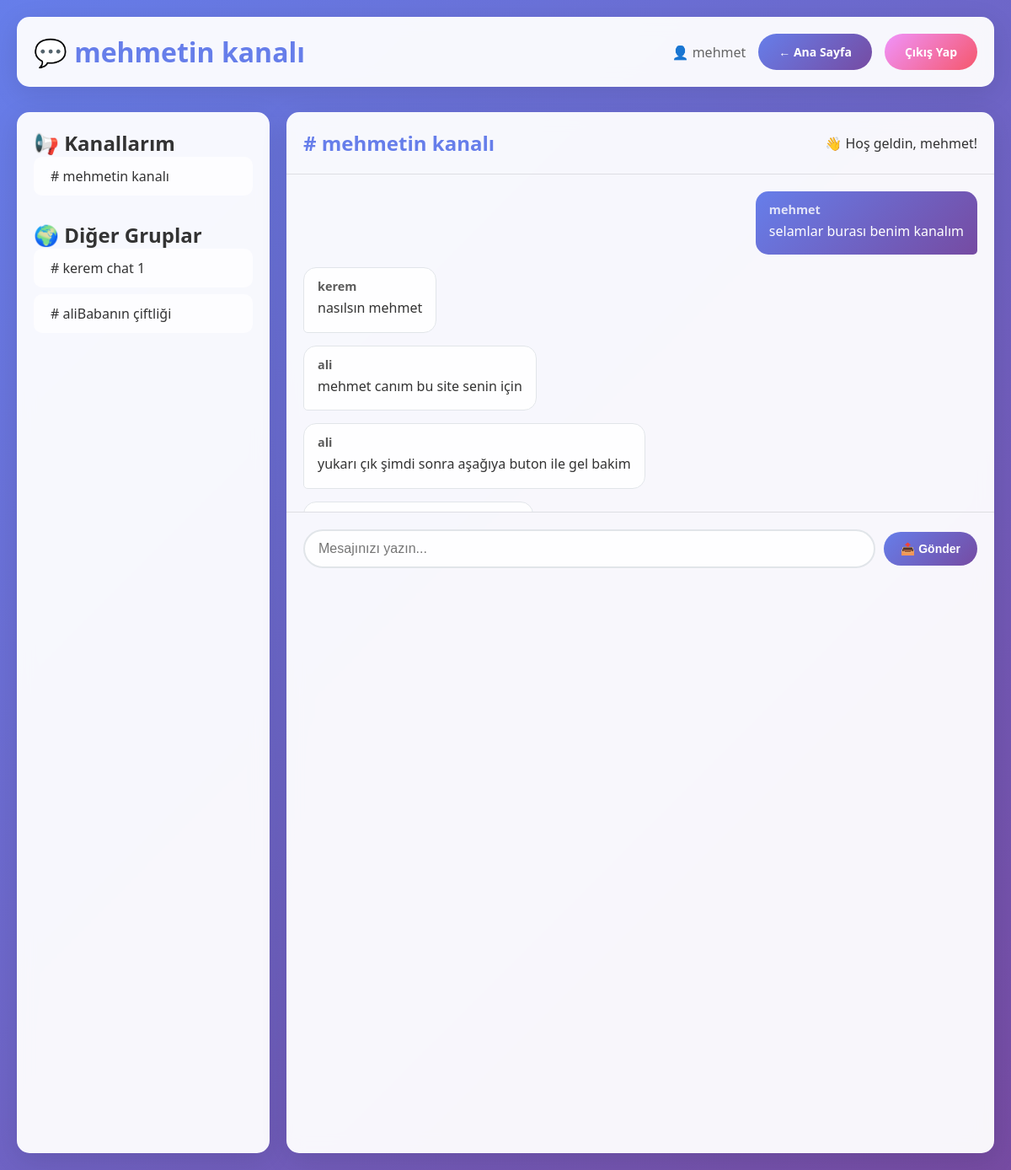
Page /chat/2 (signed in) on the committed database.
### models.py (models this page shows, shortened)
class Group(db.Model):
    id = db.Column(db.Integer, primary_key=True)
    name = db.Column(db.String(100), nullable=False)
    members = db.relationship('User', secondary=user_group, back_populates='groups')
    messages = db.relationship('Message', backref='group', lazy=True)

class User(db.Model):
    id = db.Column(db.Integer, primary_key=True)
    username = db.Column(db.String(150), unique=True, nullable=False)
    email = db.Column(db.String(150), unique=True, nullable=False)
    password = db.Column(db.String(60), nullable=False)
    groups = db.relationship('Group', secondary=user_group, back_populates='members')

class Message(db.Model):
    id = db.Column(db.Integer, primary_key=True)
    content = db.Column(db.Text, nullable=False)
    user_id = db.Column(db.Integer, db.ForeignKey('user.id'), nullable=False)
    group_id = db.Column(db.Integer, db.ForeignKey('group.id'), nullable=False)
    author = db.relationship('User', backref='messages')

### routes.py (the view)
@main.route('/chat/<int:group_id>', methods=['GET'])
def chat(group_id):
    if 'user_id' in session:
        try:
            print(f"Session user_id: {session['user_id']}")
            print(f"Requested group_id: {group_id}")
            group = Group.query.get_or_404(group_id)
            print(f"Found group: {group.name}")
            user = User.query.get(session['user_id'])
            if not user:
                print("User not found in database")
                return jsonify({"message": "User not found", "success": False}), 404
            print(f"Found user: {user.username}")
            other_groups = [g for g in Group.query.all() if g.id != group.id]
            return render_template('group.html', group=group, user=user, other_groups=other_groups)
        except Exception as e:
            print(f"Error in chat route: {str(e)}")
            return jsonify({"message": f"Error: {str(e)}", "success": False}), 500
    else:
        print("No user_id in session")
        return jsonify({"message": "Unauthorized - No session", "success" : False}), 401

### templates/group.html (shortened to what this page needs)
<!DOCTYPE html>
<html lang="en">
<head>
    <link rel="stylesheet" href="/static/css/main.css">
    <link rel="stylesheet" href="/static/css/chat.css">
</head>
<body>
    <div class="container fade-in">
        <div class="header">
            <h1>💬 {{ group.name }}</h1>
            <div class="user-info">
                <p>👤 {{ user.username }}</p>
                <a href="/" class="btn">← Ana Sayfa</a>
                <a href="/logout" class="btn btn-secondary">Çıkış Yap</a>
            </div>
        </div>
        <div class="chat-container">
            <div class="chat-sidebar">
                <h2>📢 Kanallarım</h2>
                <ul class="channel-list">
                    {% for user_group in user.groups %}
                    <li class="channel-item {% if user_group.id == group.id %}active{% endif %}">
                        <a href="/chat/{{ user_group.id }}"># {{ user_group.name }}</a>
                    </li>
                    {% endfor %}
                </ul>
                <div style="margin-top: 30px;">
                    <h2>🌍 Diğer Gruplar</h2>
                    <ul class="channel-list">
                        {% for other_group in other_groups %}
                        <li class="channel-item">
                            <a href="/chat/{{ other_group.id }}"># {{ other_group.name }}</a>
                        </li>
                        {% endfor %}
                    </ul>
                </div>
            </div>
            <div class="chat-main">
                <div class="chat-header">
                    <h2># {{ group.name }}</h2>
                    <p>👋 Hoş geldin, {{ user.username }}!</p>
                </div>
                <div class="chat-messages" id="message-list">
                    <div class="messages-wrapper" id="messages-wrapper">
                        {% for message in group.messages %}
                        <div class="message {% if message.author.id == user.id %}sent{% else %}received{% endif %}">
                            <div class="username">{{ message.author.username }}</div>
                            <div class="content">{{ message.content }}</div>
                        </div>
                        {% endfor %}
                    </div>
                </div>
                <div class="chat-input">
                    <input type="text" id="new-message" placeholder="Mesajınızı yazın..." autocomplete="off">
                    <button id="send-message">📤 Gönder</button>
                </div>
            </div>
        </div>
    </div>
</body>
</html>

### static/css/main.css (style rules this page uses)
* { margin: 0; padding: 0; box-sizing: border-box; }
body { font-family: 'Segoe UI', Tahoma, Geneva, Verdana, sans-serif; background: linear-gradient(135deg, #667eea 0%, #764ba2 100%); min-height: 100vh; color: #333; }
.container { max-width: 1200px; margin: 0 auto; padding: 20px; }
.header { background: rgba(255, 255, 255, 0.95); backdrop-filter: blur(10px); border-radius: 15px; padding: 20px; margin-bottom: 30px; box-shadow: 0 8px 32px rgba(0, 0, 0, 0.1); display: flex; justify-content: space-between; align-items: center; }
.header h1 { color: #667eea; font-size: 2rem; font-weight: 700; }
.header .user-info { display: flex; align-items: center; gap: 15px; }
.header .user-info p { color: #666; font-weight: 500; }
.btn { background: linear-gradient(135deg, #667eea 0%, #764ba2 100%); color: white; border: none; padding: 12px 24px; border-radius: 25px; cursor: pointer; font-size: 14px; font-weight: 600; transition: all 0.3s ease; text-decoration: none; display: inline-block; text-align: center; }
.btn-secondary { background: linear-gradient(135deg, #f093fb 0%, #f5576c 100%); }
.fade-in { animation: fadeIn 0.5s ease-out; }

### static/css/chat.css (style rules this page uses)
.chat-container { display: grid; grid-template-columns: 300px 1fr; gap: 20px; height: calc(100vh - 140px); }
.chat-sidebar { background: rgba(255, 255, 255, 0.95); backdrop-filter: blur(10px); border-radius: 15px; padding: 20px; box-shadow: 0 8px 32px rgba(0, 0, 0, 0.1); overflow-y: auto; }
.chat-main { background: rgba(255, 255, 255, 0.95); backdrop-filter: blur(10px); border-radius: 15px; box-shadow: 0 8px 32px rgba(0, 0, 0, 0.1); display: flex; flex-direction: column; }
.chat-header { padding: 20px; border-bottom: 1px solid rgba(0, 0, 0, 0.1); display: flex; justify-content: space-between; align-items: center; }
.chat-header h2 { color: #667eea; font-size: 1.5rem; font-weight: 600; }
.chat-messages { flex: 1; padding: 20px; overflow-y: auto; max-height: 400px; position: relative; }
.chat-messages::after { content: ""; display: table; clear: both; }
.messages-wrapper { min-height: 100%; }
.message { margin-bottom: 15px; padding: 12px 16px; border-radius: 15px; max-width: 70%; word-wrap: break-word; animation: messageSlide 0.3s ease-out; display: flex; flex-direction: column; clear: both; }
.message.sent { background: linear-gradient(135deg, #667eea 0%, #764ba2 100%); color: white; margin-left: auto; margin-right: 0; border-bottom-right-radius: 5px; float: right; }
.message.received { background: rgba(255, 255, 255, 0.9); color: #333; border: 1px solid #e1e5e9; margin-right: auto; margin-left: 0; border-bottom-left-radius: 5px; float: left; }
.message .username { font-weight: 600; font-size: 0.9rem; margin-bottom: 5px; opacity: 0.8; }
.message .content { font-size: 1rem; line-height: 1.4; }
.chat-input { padding: 20px; border-top: 1px solid rgba(0, 0, 0, 0.1); display: flex; gap: 10px; align-items: center; }
.chat-input input { flex: 1; padding: 12px 16px; border: 2px solid #e1e5e9; border-radius: 25px; font-size: 16px; transition: all 0.3s ease; background: rgba(255, 255, 255, 0.9); }
.chat-input button { padding: 12px 20px; background: linear-gradient(135deg, #667eea 0%, #764ba2 100%); color: white; border: none; border-radius: 25px; cursor: pointer; font-size: 14px; font-weight: 600; transition: all 0.3s ease; min-width: 80px; }
.channel-list { list-style: none; margin-bottom: 20px; }
.channel-item { padding: 12px 16px; border-radius: 10px; margin-bottom: 8px; background: rgba(255, 255, 255, 0.7); transition: all 0.3s ease; border-left: 4px solid transparent; cursor: pointer; }
.channel-item a { color: #333; text-decoration: none; font-weight: 500; display: block; }

### rows in the picture
Group: name "mehmetin kanalı"
User: username "mehmet"
Group: name "kerem chat 1"
Group: name "aliBabanın çiftliği"
Message: author.username "mehmet", content "selamlar burası benim kanalım"
Message: author.username "kerem", content "nasılsın mehmet"
Message: author.username "ali", content "mehmet canım bu site senin için"
Message: author.username "ali", content "yukarı çık şimdi sonra aşağıya buton ile gel bakim"
